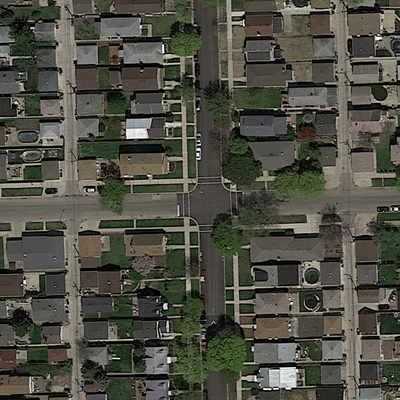
#> input picture data/training/images/satImage_001.png, 400 x 400 px, found by its file name; its folder holds 4 pictures in this run
$ jupyter execute --allow-errors rotated.ipynb
#> lines starting #> are read from the running program, lines starting #| are printed output that depends on the picture
[cell 1]
import matplotlib.image as mpimg
import numpy as np
import matplotlib.pyplot as plt
import os,sys
from PIL import Image
from scipy import ndimage

# Helper functions

def load_image(infilename):
    data = mpimg.imread(infilename)
#> data is the input picture: shape (400, 400, 3) float32; mean R, G, B 0.309, 0.309, 0.268
    return data

def img_float_to_uint8(img):
    rimg = img - np.min(img)
    rimg = (rimg / np.max(rimg) * 255).round().astype(np.uint8)
    return rimg

# Concatenate an image and its groundtruth
def concatenate_images(img, gt_img):
    nChannels = len(gt_img.shape)
    w = gt_img.shape[0]
    h = gt_img.shape[1]
    if nChannels == 3:
        cimg = np.concatenate((img, gt_img), axis=1)
    else:
        gt_img_3c = np.zeros((w, h, 3), dtype=np.uint8)
        gt_img8 = img_float_to_uint8(gt_img)
        gt_img_3c[:,:,0] = gt_img8
        gt_img_3c[:,:,1] = gt_img8
        gt_img_3c[:,:,2] = gt_img8
        img8 = img_float_to_uint8(img)
        cimg = np.concatenate((img8, gt_img_3c), axis=1)
    return cimg

def img_crop(im, w, h):
    list_patches = []
    imgwidth = im.shape[0]
    imgheight = im.shape[1]
    is_2d = len(im.shape) < 3
    for i in range(0,imgheight,h):
        for j in range(0,imgwidth,w):
            if is_2d:
                im_patch = im[j:j+w, i:i+h]
            else:
                im_patch = im[j:j+w, i:i+h, :]
            list_patches.append(im_patch)
    return list_patches

[cell 2]
root_dir ='C:\\Users\\asus\\Documents\\EPFL\\Machine Learning\\'
image_dir = root_dir + "images\\"
files = os.listdir(image_dir)
n = 100 # Load maximum 20 images
print("Loading " + str(n) + " images")
#> (the rest of this cell did not finish here and is left out)

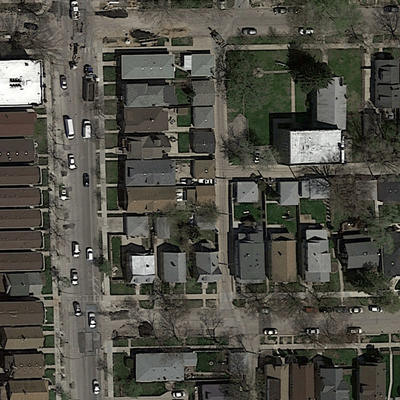
#> input picture data/training/images/satImage_009.png, 400 x 400 px, found by its file name
#> in load_image, data is the input picture: shape (400, 400, 3) float32; mean R, G, B 0.314, 0.309, 0.275
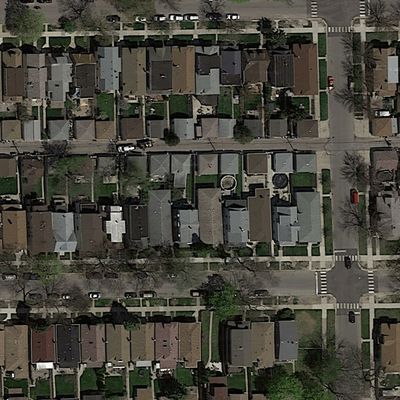
#> input picture data/training/images/satImage_010.png, 400 x 400 px, found by its file name
#> in load_image, data is the input picture: shape (400, 400, 3) float32; mean R, G, B 0.281, 0.275, 0.239
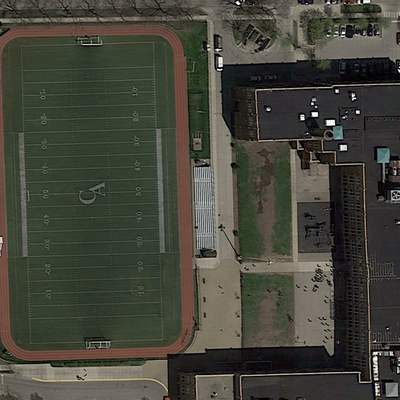
#> input picture data/training/images/satImage_011.png, 400 x 400 px, found by its file name
#> in load_image, data is the input picture: shape (400, 400, 3) float32; mean R, G, B 0.268, 0.27, 0.23
